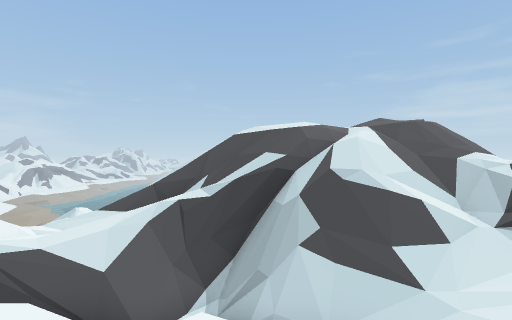
view 1 (above)

16 first-person views from a walk through a scene from a Unity 3-D project. The camera is 1.2 m above the floor, looks level and sees 85° across. The floor is counted in squares, 2 m on a side. Each view is taken from the middle of a square. On the plan, view 1 faces up. The plan holds only what a view shows up to about 9 squares ahead; the rest is blank. The place goes on beyond the plan. Some animated figures are not drawn.

view 2
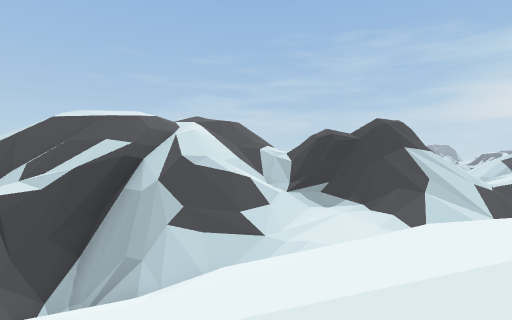

view 3
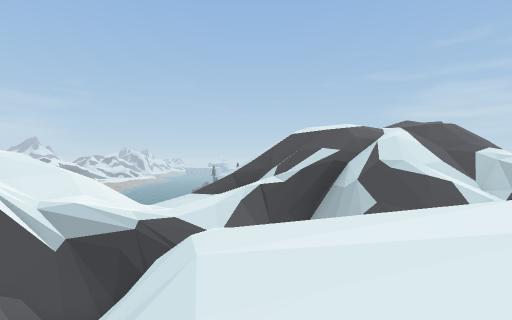

view 4
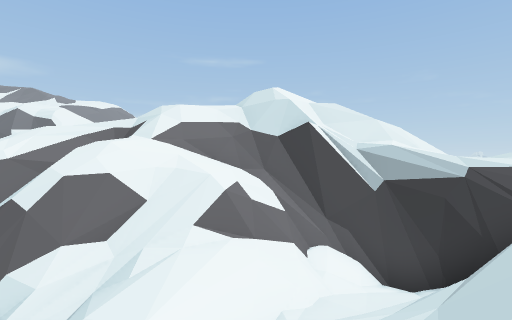

view 5
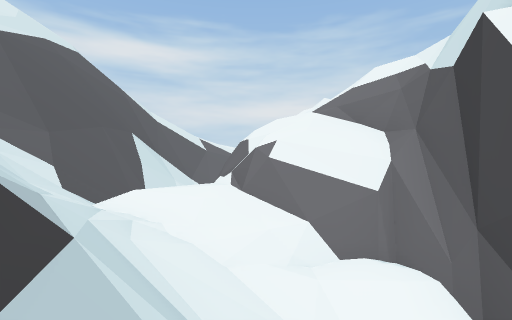

view 6
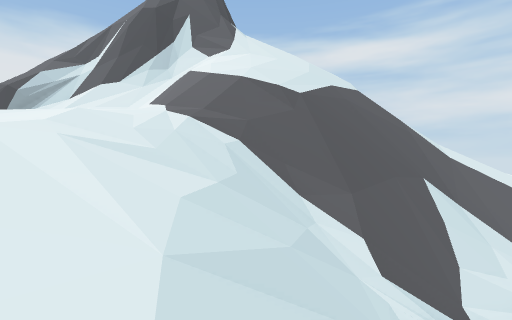

view 7
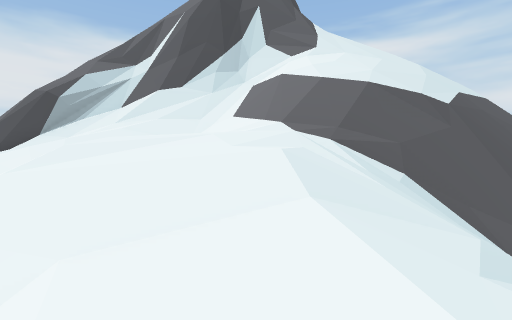

view 8
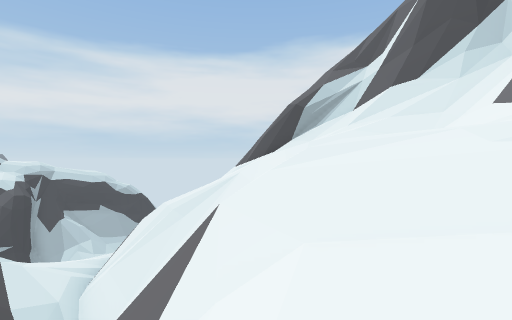

view 9
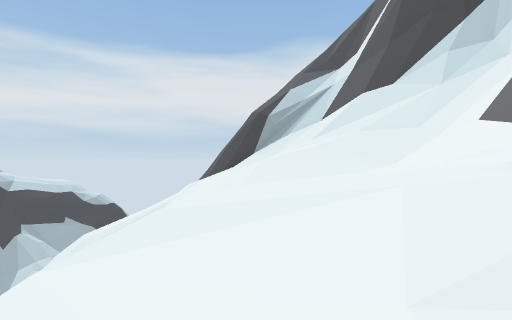

view 10
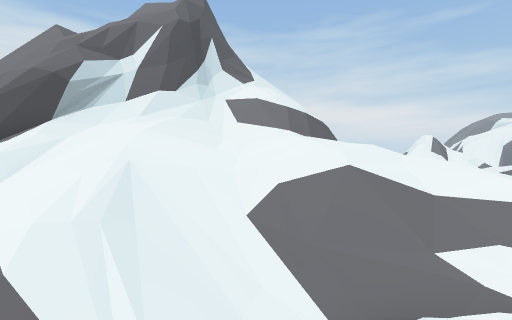

view 11
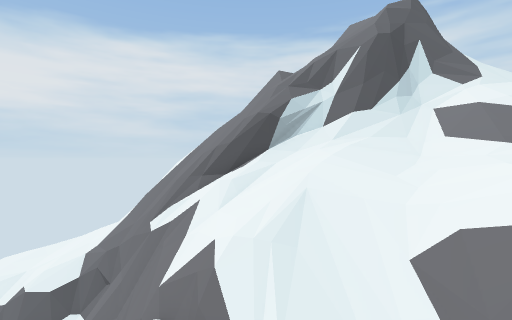

view 12
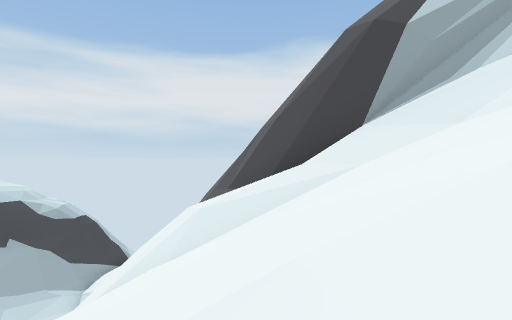

view 13
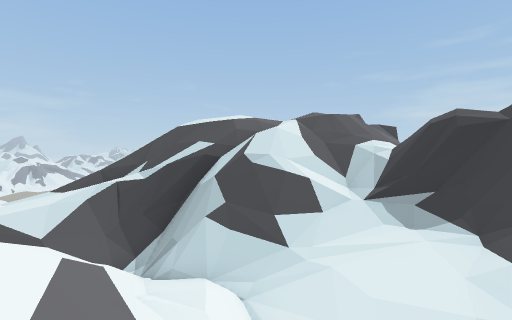

view 14
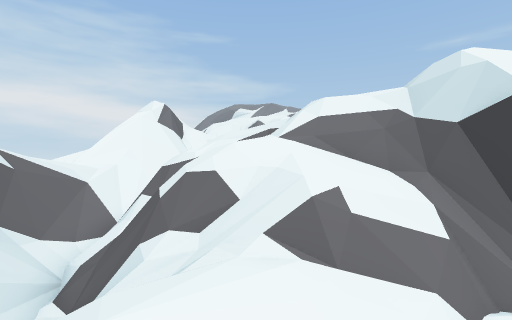

view 15
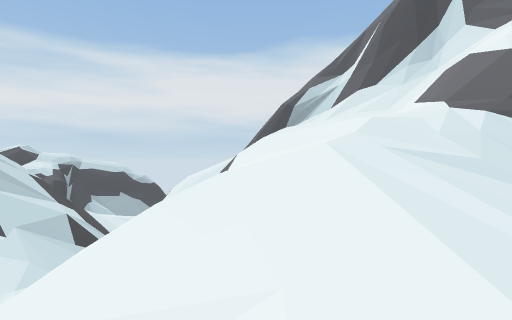

view 16
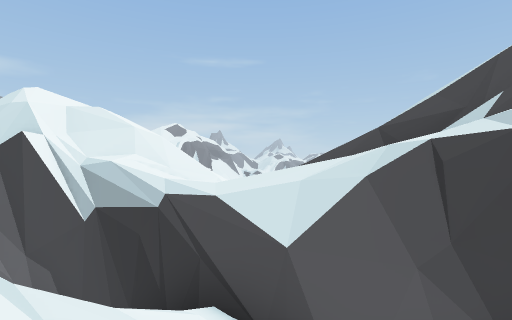

### Floor plan
Key: @ floor where view 1 was taken; # wall or solid block; . main floor; : floor 0.5 m higher than the main floor; + floor 1 m higher than the main floor; * floor 1.25 m higher than the main floor; % floor 1.75 m higher than the main floor; - floor 5 m lower than the main floor; _ floor 5.5 m lower than the main floor; < floor 6 m lower than the main floor; / step, stairs or slope; = window, fence, low wall or low ledge; ^ raised ledge; v drop or lower ground.
Columns run from 11 left of view 1 to 11 right of it. Each row starts with its distance up from view 1.
  8          =#==#*%%
  7         ##=v##:=+=
  6        ###/##v====
  5     =###///=/##/##
  4    ##//// ///////#=
  3    #///#///=-////###
  2    ##//////// /////=
  1    ##///////#/_/////
  0    #///////@//#<////
 -1   ##//////////## ///
 -2   #///////////##/////
 -3   #////////../=#///#/
 -4   #####////::./////v##
 -5 #==######=/+:.//////##
 -6 =##==vvvv#=//.//////v #
 -7 =#vvvvv////=////////vv#
 -8     vv//////////////###
 -9       ///##########^
-10           #

Positions as (right, up) in squares from view 1, and headings:
1: (0, 0), facing up
2: (-2, 0), facing up-right
3: (-2, -2), facing up
4: (-4, -2), facing up-left
5: (-4, 4), facing down-left
6: (-3, 2), facing down
7: (0, 0), facing down
8: (0, 0), facing down-right
9: (0, -2), facing down-right
10: (8, 1), facing down-left
11: (7, 2), facing down
12: (5, -5), facing down-right
13: (2, -1), facing up
14: (-4, 0), facing left
15: (-2, 2), facing down-right
16: (-1, 3), facing up-left
